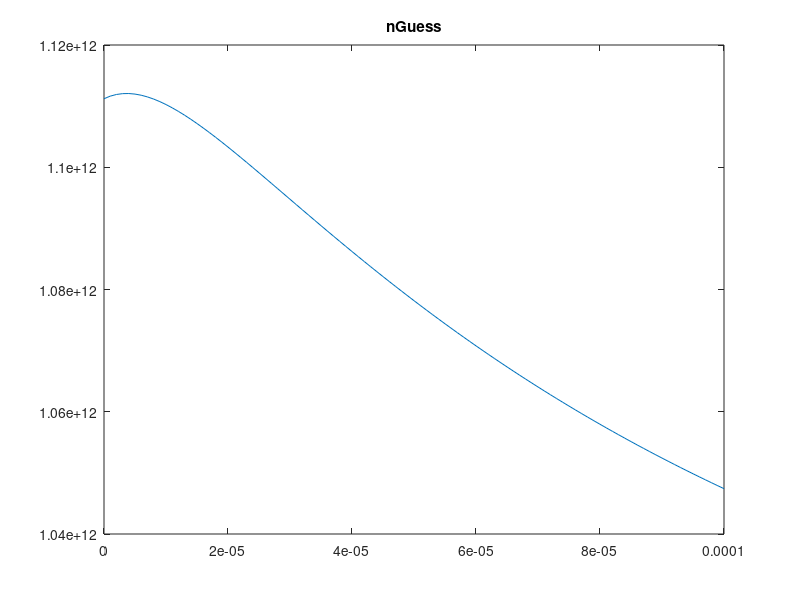
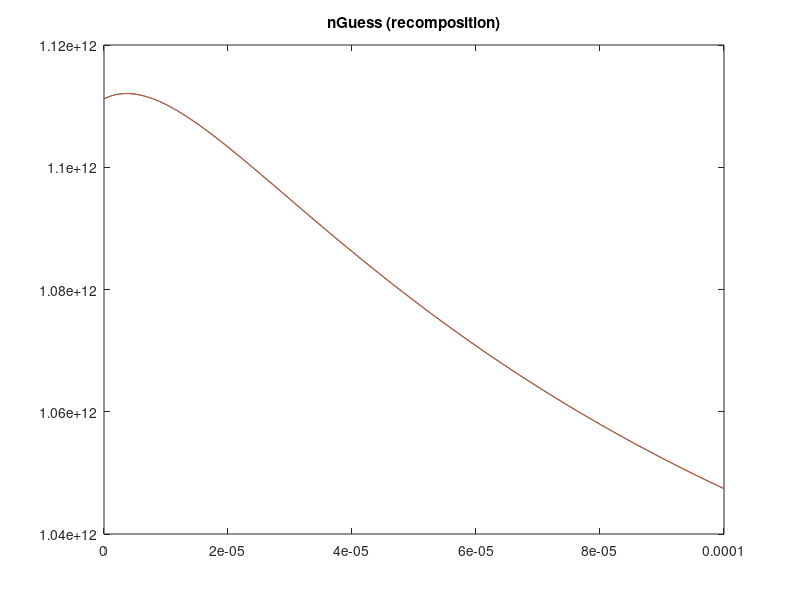
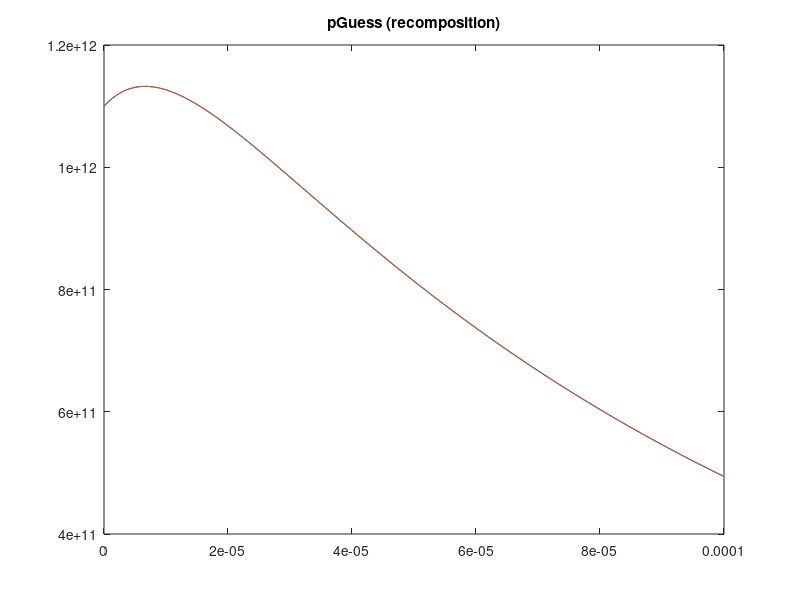

Write MATLAB code to recreate these figures, in order. (Note: this script raises an error after producing the figures.)
clear all
close all
t=cputime;
%profile on

%Version 1.0 of actual calculations
%Calculates the approximate solution of a known test function
%Uses numerical integration instead of symbolic integration
%The length of the testing regions can be varied
%The number of intervals can be varied
%The starting point of the testing region can be varied

%Collection of constants which may be useful

chi = 4.07; %(*electron affinity in eV*)
gamma = 5.47;  %(*ionization energy in eV*)
phi = chi + gamma/2; %(*work function in eV*)
Eg = gamma - chi;
ni = 2*10^6; %(*intrinsic carrier concentration in [1/cm^3]*)
me = 9.1*10^-31; %(*mass of electron  in kg*)
meffe = .067*me ;%(*mass in density of states for electrons [1]*)
meffh = .47*me; %(*mass in density of states for holes [1]*)
keV = 8.617*10^-5 ;%(*boltzmann  constant in eV/K*)
ksi = 1.38*10^-23; %(*boltzmann constant in J/K*)
T = 300; %(*Cell temperature in K*)
h = 6.626 * 10^-34;
Ec = -chi;
Ev = -gamma;
e0m = 8.854*10^-12;  %(*permittivity of free space in [s^4 A^2/m^3 kg]*)
e0 = e0m*10^-6; %(*permittivity of free space in [s^4 A^2/cm^3 kg]*)
er = 13.1; %(*permittivity ratio for a given material [1]*)
q = 1.6*10^-19; %(*Fundamental charge in C*)
taun = 10^-9; %(*electron lifetime in s*)
taup = 10^-9;%(*hole lifetime in s*)
mun = 8500; %(*electron mobility in cm^2/V s*)
mup = 400; %(*hole mobility in cm^2/V s*)
Dn = 220; %(*electron diffusivity in cm^2/s*)
Dp = 10; %(*hole diffusivity in cm^2/s*)
Sr = 10^5; %(*recombination velocity (in cm/s)*)
Wn = 10^-4; %(*Lenght of n-type region (in cm)*)
Wp = 10^-4; %(*Length of p-type region (in cm)*)


%Input the start and end points of the testing region and determine its
%length
startPoint = 0;
endPoint = Wn;
totalLength = endPoint-startPoint;

%Set number of intervals to divide domain into
numIntervals = 100;
intervalLength = totalLength/numIntervals;
dx = intervalLength;
maxIterations=1;
% Store node locations
node = startPoint:dx:totalLength;



%Random noise bounds
randLow=1;
randHigh=1;

Error=100;

filepath=strcat('stability test v9/rand',num2str(randLow),'/',num2str(numIntervals),'terms');
mkdir(filepath)

%(*Solar incidence data*)
alphaOpt = 10000; %(*/cm*) (*GaAs*)
Conc = 1;
Lflux = 2.0*10^17; %(*/cm^2 s *) (*photons absorbed by GaAs at 1 sun*)
R = 0.1; %(*reflection coefficient*)
Gop = @(x) alphaOpt*Conc*Lflux*(1 - R)*exp(-alphaOpt*(x));%(*/cm^3*) 


indexp = linspace(startPoint,totalLength+startPoint,numIntervals+1);
indexn = linspace(startPoint,totalLength+startPoint,numIntervals+1);

%Define general basis functions for interval 0 to 1
% Use inline functions; define generic basis functions and derivatives

%Phi function is chosen such that phi_right (f1) has f(0) = 1, f(1)=0, f'(0) = 1,
%f'(1)=0
%Phi function is chosen such that phi_left (f2) has f(0) = 0, f(1)=1, f'(0) = 1,
%f'(1)=0
%f1 = phi_right
%f2 = phi_left
f1 =@(x) (1-3.*(x/dx).^2+ 2.*(x/dx).^3);
f2 =@(x) (3*(x/dx).^2-2*(x/dx).^3); 

f1prime = @(x) (-6/dx^2.*(x) + 6/dx^3.*(x).^2);
f2prime = @(x) (6/dx^2.*(x) - 6/dx^3.*(x).^2);

f1primeprime = @(x) (-6/dx^2 + 12/dx^3.*(x));
f2primeprime = @(x) (6/dx^2 - 12/dx^3.*(x));

%Psi function is chosen such that psi_right (f3) has f'(0) = 1, f'(1)=0, f(0) =
%0, f(1)=0
%Psi function is chosen such that psi_left (f4) has f'(0) = 0, f'(1)=1, f(0) = 0,
%f(1)=0
%f3 = psi_left
%f4 = psi_right
f3 = @(x) ((x/dx)- 2*(x/dx).^2+(x/dx).^3)*dx;
f4 = @(x) (-(x/dx).^2+(x/dx).^3)*dx;


f3prime = @(x) (1/dx - 4/dx.^2.*(x) + 3/dx.^3.*(x).^2)*dx;
f4prime = @(x) (-2/dx^2.*(x) + 3/dx^3.*(x).^2)*dx;

f3primeprime = @(x) (-4/dx.^2 + 6/dx.^3.*(x))*dx;
f4primeprime = @(x) (-2/dx.^2 + 6/dx.^3.*(x))*dx;



%%%%%%%%%%%%%%%%%%%%%%%%%%%%%%%%%%%%%%%%%%%%%%%%%%%%%%%%%%%%%%%%%%%%%%%%%%%%%%
%Set up known n(x) and p(x) distributions
%%%%%%%%%%%%%%%%%%%%%%%%%%%%%%%%%%%%%%%%%%%%%%%%%%%%%%%%%%%%%%%%%%%%%%%%%%%%%%

%Maximum tolerable error in numeric integration steps, can be this large
%due to magnitude of most outputs (10^(large number))
Error = 100;

%Set up initial guess for p(x).  The curve goes has the vague shape of the
%expected output (peak near 0 and vaguely exponential).

%%%%%%%%%%%%%%%%%%%%%%%%%%%%%%%%%%%%%%%%%%%%%%%%%%
%NOTE: If pGuess is change, initial BCs for pGuess must also be changed
%%%%%%%%%%%%%%%%%%%%%%%%%%%%%%%%%%%%%%%%%%%%%%%%%%
p1=-2.4469*10^11;
p2=1.34584*10^12;
p3=-10^9;
gammap1=100000;
gammap2=10000;
gammap3=1;

%Symbolic form of pGuess
pGuess = @(x) p1*exp(-gammap1*x)+p2*exp(-gammap2*x)+p3*exp(-gammap3*x);

n1=-1.79577*10^10;
n2=1.29167*10^11;
n3=10^12;
gamman1=100000;
gamman2=10000;
gamman3=1;

%Symbolic form of nGuess
nGuess = @(x) n1*exp(-gamman1*x)+n2*exp(-gamman2*x)+n3*exp(-gamman3*x);

nprime = @(x) -(n1*gamman1*exp(-gamman1*x) + n2*gamman2*exp(-gamman2*x) + n3*gamman3*exp(-gamman3*x));
pprime = @(x) -(p1*gammap1*exp(-gammap1*x) + p2*gammap2*exp(-gammap2*x) + p3*gammap3*exp(-gammap3*x));

nprimeprime = @(x) (n1*gamman1*gamman1*exp(-gamman1*x) + n2*gamman2*gamman2*exp(-gamman2*x) + n3*gamman3*gamman3*exp(-gamman3*x));
pprimeprime = @(x) (p1*gammap1*gammap1*exp(-gammap1*x) + p2*gammap2*gammap2*exp(-gammap2*x) + p3*gammap3*gammap3*exp(-gammap3*x));

cn1 = Dn - ksi*T*mun/q;
cn2 = ksi*T*mun/q;

% cn2 = ksi*T*mun/q *diff(pGuess_syms, x)/pGuess_syms;
% cn3 = ksi*T*mun/q*(diff(pGuess_syms, x,2)/pGuess_syms - (diff(pGuess_syms, x)/pGuess_syms)^2) - 1/taun;

cp1 = ksi*T*mup/q - Dp;
cp2 = -ksi*T*mup/q;
cp3 = ksi*T*mup/q;

% cp2 = -ksi*T*mup/q*diff(nGuess_syms, x)/nGuess_syms;
% cp3 = ksi*T*mup/q*((diff(nGuess_syms, x)/nGuess_syms)^2 - diff(nGuess_syms, x,2)/nGuess_syms) - 1/taup;

Gopn = @(x) cn1.*(n1*(gamman1*gamman1)*exp(-gamman1*x) + n2*(gamman2*gamman2)*exp(-gamman2*x) + n3*(gamman3*gamman3)*exp(-gamman3*x))+cn2.*pprime(x)./pGuess(x).*(n1*(gamman1)*exp(-gamman1*x) + n2*(gamman2)*exp(-gamman2*x) + n3*(gamman3)*exp(-gamman3*x))+(ksi*T*mun/q*(pprimeprime(x)./pGuess(x) - (pprime(x)./pGuess(x)).^2) - 1/taun).*(n1*exp(-gamman1*x) + n2*exp(-gamman2*x) + n3*exp(-gamman3*x));
Gopp = @(x) cp1.*(p1*(gammap1*gammap1)*exp(-gammap1*x) + p2*(gammap2*gammap2)*exp(-gammap2*x) + p3*(gammap3*gammap3)*exp(-gammap3*x))+cp2.*nprime(x)./nGuess(x).*(p1*(gammap1)*exp(-gammap1*x) + p2*(gammap2)*exp(-gammap2*x) + p3*(gammap3)*exp(-gammap3*x))+(ksi*T*mup/q*((nprime(x)./nGuess(x)).^2 - nprimeprime(x)./nGuess(x)) - 1/taup).*(p1*exp(-gammap1*x) + p2*exp(-gammap2*x) + p3*exp(-gammap3*x));

fig2 = figure;
plot(node,nGuess(node)), title('nGuess')
saveas(fig2,strcat(filepath,'/nGuess.jpg'))


%Convert initial guess into form finite element composition
%This will allow it to be usable in later calculations

%Boundary conditions of test function put into form usable for the
%calculations below
 

%%%%%%%%%%%%%%%%%%%%%%%%%%%%%%%%%%%%%%%%%%%%%%%%%%%%%%%%%%%%%%%%%%%%%%%%%%%%
%Calculate composition of n(x) in finite element space
%%%%%%%%%%%%%%%%%%%%%%%%%%%%%%%%%%%%%%%%%%%%%%%%%%%%%%%%%%%%%%%%%%%%%%%%%%
%alpha is boundary conditions term, n'(0)=alpha*n(0)
alpha = nprime(0)/nGuess(0);

%beta is boundary condition term, n'(L) = beta n(L)
beta= nprime(totalLength)/nGuess(totalLength);

massmatrix = sparse(2*(numIntervals+1)-2,2*(numIntervals+1)-2);

massrhs = zeros(2*(numIntervals+1)-2,1);


for k = 1:numIntervals-2
	%%phi_righ*phi_right
	massmatrix(2*k,2*k) = massmatrix(2*k,2*k) + quad(@(x) f1((x-node(k+1))).*f1((x-node(k+1))),node(k+1),node(k+2));

	%% phi_right*phi_left
	massmatrix(2*k,2*(k+1)) = massmatrix(2*k,2*(k+1)) + quad(@(x) f1((x-node(k+1))).*f2((x-node(k+1))),node(k+1),node(k+2));

       
	%% phi_left*phi_right
	massmatrix(2*(k+1),2*(k)) = massmatrix(2*(k+1),2*(k)) + quad(@(x) f2((x-node(k+1))).*f1((x-node(k+1))),node(k+1),node(k+2));

	%% phi_left*phi_left
	massmatrix(2*(k+1),2*(k+1)) = massmatrix(2*(k+1),2*(k+1)) + quad(@(x) f2((x-node(k+1))).*f2((x-node(k+1))),node(k+1),node(k+2)); 

    
    
	%% phi_right*psi_right
	massmatrix(2*k,2*k+1) = massmatrix(2*k,2*k+1) + quad(@(x) f1((x-node(k+1))).*f3((x-node(k+1))),node(k+1),node(k+2));

	%% phi_right*psi_left
	massmatrix(2*k,2*(k+1)+1) = massmatrix(2*k,2*(k+1)+1) + quad(@(x) f1((x-node(k+1))).*f4((x-node(k+1))),node(k+1),node(k+2));

    
    
	%% phi_left*psi_right
	massmatrix(2*(k+1),2*k+1) = massmatrix(2*(k+1),2*k+1) + quad(@(x) f2((x-node(k+1))).*f3((x-node(k+1))),node(k+1),node(k+2));

	%% phi_left*psi_left
	massmatrix(2*(k+1),2*(k+1)+1) = massmatrix(2*(k+1),2*(k+1)+1) + quad(@(x) f2((x-node(k+1))).*f4((x-node(k+1))),node(k+1),node(k+2));

    
    
    %psi_right*phi_right
    massmatrix(2*k+1,2*k) = massmatrix(2*k+1,2*k) + quad(@(x) f3((x-node(k+1))).*f1((x-node(k+1))),node(k+1),node(k+2));
    
    %psi_right*phi_left
    massmatrix(2*k+1,2*(k+1))=massmatrix(2*k+1,2*(k+1)) + quad(@(x) f3((x-node(k+1))).*f2((x-node(k+1))),node(k+1),node(k+2));
    
    
    
    %psi_left*phi_right
    massmatrix(2*(k+1)+1,2*k)=massmatrix(2*(k+1)+1,2*k) + quad(@(x) f4((x-node(k+1))).*f1((x-node(k+1))),node(k+1),node(k+2));
    
    %psi_left*psi_left
    massmatrix(2*(k+1)+1,2*(k+1))=massmatrix(2*(k+1)+1,2*(k+1)) + quad(@(x) f4((x-node(k+1))).*f2((x-node(k+1))),node(k+1),node(k+2));  
    
    
    
	%% psi_right*psi_right
	massmatrix(2*k+1,2*k+1) = massmatrix(2*k+1,2*k+1) + quad(@(x) f3((x-node(k+1))).*f3((x-node(k+1))),node(k+1),node(k+2));

	%% psi_right*psi_left
	massmatrix(2*k+1,2*(k+1)+1) = massmatrix(2*k+1,2*(k+1)+1) + quad(@(x) f3((x-node(k+1))).*f4((x-node(k+1))),node(k+1),node(k+2));

    
    
	%% psi_left*psi_right
	massmatrix(2*(k+1)+1,2*k+1) = massmatrix(2*(k+1)+1,2*k+1) + quad(@(x) f4((x-node(k+1))).*f3((x-node(k+1))),node(k+1),node(k+2));

	%% psi_left*psi_right
	massmatrix(2*(k+1)+1,2*(k+1)+1) = massmatrix(2*(k+1)+1,2*(k+1)+1) + quad(@(x) f4((x-node(k+1))).*f4((x-node(k+1))),node(k+1),node(k+2));

    
    
	%% Phi(k-1) n
	massrhs(2*k) =      massrhs(2*k) +        quad(@(x) f1((x-node(k+1))).*nGuess(x),node(k+1),node(k+2));
	%% Phi(k) n
	massrhs(2*(k+1)) =  massrhs(2*(k+1)) +    quad(@(x) f2((x-node(k+1))).*nGuess(x),node(k+1),node(k+2));
	%% Psi(k-1) n
	massrhs(2*k+1) =    massrhs(2*k+1) +      quad(@(x) f3((x-node(k+1))).*nGuess(x),node(k+1),node(k+2));
	%% Psi(k) n
	massrhs(2*(k+1)+1) = massrhs(2*(k+1)+1) + quad(@(x) f4((x-node(k+1))).*nGuess(x),node(k+1),node(k+2));

end

%Handle 1st interval 'half case'
massmatrix(1,1) = quad(@(x) (f1((x-node(1))) + alpha*f3((x-node(1)))).*(f1((x-node(1))) + alpha*f3((x-node(1)))),node(1),node(1)+dx);
massmatrix(1,2) = quad(@(x) (f1((x-node(1))) + alpha*f3((x-node(1)))).*f2((x-node(1))),node(1),node(1)+dx);
massmatrix(2,1) = quad(@(x) (f1((x-node(1))) + alpha*f3((x-node(1)))).*f2((x-node(1))),node(1),node(1)+dx);
massmatrix(1,3) = quad(@(x) (f1((x-node(1))) + alpha*f3((x-node(1)))).*f4((x-node(1))),node(1),node(1)+dx);
massmatrix(3,1) = quad(@(x) (f1((x-node(1))) + alpha*f3((x-node(1)))).*f4((x-node(1))),node(1),node(1)+dx);

massmatrix(2,2) = massmatrix(2,2) + quad(@(x) f2(x-node(1)).*f2(x-node(1)),node(1),node(1)+dx);
massmatrix(2,3) = massmatrix(2,3) + quad(@(x) f2(x-node(1)).*f4(x-node(1)),node(1),node(1)+dx);
massmatrix(3,2) = massmatrix(3,2) + quad(@(x) f2(x-node(1)).*f4(x-node(1)),node(1),node(1)+dx);
massmatrix(3,3) = massmatrix(3,3) + quad(@(x) f4(x-node(1)).*f4(x-node(1)),node(1),node(1)+dx);

massrhs(1) = massrhs(1) + quad(@(x) (f1((x-node(1))) + alpha*f3((x-node(1)))).*nGuess(x),node(1),node(1)+dx);
massrhs(2) = massrhs(2) + quad(@(x) f2((x-node(1))).*nGuess(x),node(1),node(1)+dx);
massrhs(3) = massrhs(3) + quad(@(x) f4((x-node(1))).*nGuess(x),node(1),node(1)+dx);

%Handle last interval 'half case'
last = 2*(numIntervals+1)-2;

massmatrix(last,last) = quad(@(x) (f2((x-node(end)+dx)) + beta*f4((x-node(end)+dx))).*(f2((x-node(end)+dx)) + beta*f4((x-node(end)+dx))),node(end)-dx,node(end));
massmatrix(last,last-2) = quad(@(x) (f2((x-node(end)+dx)) + beta*f4((x-node(end)+dx))).*f1((x-node(end)+dx)),node(end)-dx,node(end));
massmatrix(last-2,last) = quad(@(x) (f2((x-node(end)+dx)) + beta*f4((x-node(end)+dx))).*f1((x-node(end)+dx)),node(end)-dx,node(end));
massmatrix(last,last-1) = quad(@(x) (f2((x-node(end)+dx)) + beta*f4((x-node(end)+dx))).*f3((x-node(end)+dx)),node(end)-dx,node(end));
massmatrix(last-1,last) = quad(@(x) (f2((x-node(end)+dx)) + beta*f4((x-node(end)+dx))).*f3((x-node(end)+dx)),node(end)-dx,node(end));

massmatrix(last-2,last-2) = massmatrix(last-2,last-2) + quad(@(x) f1((x-node(end)+dx)).*f1((x-node(end)+dx)),node(end)-dx,node(end));
massmatrix(last-2,last-1) = massmatrix(last-2,last-1) + quad(@(x) f1((x-node(end)+dx)).*f3((x-node(end)+dx)),node(end)-dx,node(end));
massmatrix(last-1,last-2) = massmatrix(last-1,last-2) + quad(@(x) f1((x-node(end)+dx)).*f3((x-node(end)+dx)),node(end)-dx,node(end));
massmatrix(last-1,last-1) = massmatrix(last-1,last-1) + quad(@(x) f3((x-node(end)+dx)).*f3((x-node(end)+dx)),node(end)-dx,node(end));

massrhs(last) = massrhs(last)+ quad(@(x) (f2((x-node(end)+dx)) + beta*f4((x-node(end)+dx))).*nGuess(x),node(end)-dx,node(end));

massrhs(last-2) = massrhs(last-2) + quad(@(x) f1((x-node(end)+dx)).*nGuess(x),node(end)-dx,node(end));
massrhs(last-1) = massrhs(last-1) + quad(@(x) f3((x-node(end)+dx)).*nGuess(x),node(end)-dx,node(end));





%%%%%%%%%%%%%%%%%%%%%%%%%%%%%%%%%%%%%%%%%%%%%%%%%%%%%%%%%%%%%%%%%%%%%%%%%%%%
%Calculate composition of p(x) in finite element space
%%%%%%%%%%%%%%%%%%%%%%%%%%%%%%%%%%%%%%%%%%%%%%%%%%%%%%%%%%%%%%%%%%%%%%%%%%
%alpha is boundary conditions term, p'(0)=alphap*p(0)
alphap = pprime(0)/pGuess(0);

%beta is boundary condition term, p'(L) = betap p(L)
betap= pprime(totalLength)/pGuess(totalLength);

massmatrixp = sparse(2*(numIntervals+1)-2,2*(numIntervals+1)-2);

massrhsp = zeros(2*(numIntervals+1)-2,1);


for k = 1:numIntervals-2
	%%phi_righ*phi_right
	massmatrixp(2*k,2*k) = massmatrixp(2*k,2*k) + quad(@(x) f1((x-node(k+1))).*f1((x-node(k+1))),node(k+1),node(k+2),Error);

	%% phi_right*phi_left
	massmatrixp(2*k,2*(k+1)) = massmatrixp(2*k,2*(k+1)) + quad(@(x) f1((x-node(k+1))).*f2((x-node(k+1))),node(k+1),node(k+2),Error);

       
	%% phi_left*phi_right
	massmatrixp(2*(k+1),2*(k)) = massmatrixp(2*(k+1),2*(k)) + quad(@(x) f2((x-node(k+1))).*f1((x-node(k+1))),node(k+1),node(k+2),Error);

	%% phi_left*phi_left
	massmatrixp(2*(k+1),2*(k+1)) = massmatrixp(2*(k+1),2*(k+1)) + quad(@(x) f2((x-node(k+1))).*f2((x-node(k+1))),node(k+1),node(k+2),Error); 

    
    
	%% phi_right*psi_right
	massmatrixp(2*k,2*k+1) = massmatrixp(2*k,2*k+1) + quad(@(x) f1((x-node(k+1))).*f3((x-node(k+1))),node(k+1),node(k+2),Error);

	%% phi_right*psi_left
	massmatrixp(2*k,2*(k+1)+1) = massmatrixp(2*k,2*(k+1)+1) + quad(@(x) f1((x-node(k+1))).*f4((x-node(k+1))),node(k+1),node(k+2),Error);

    
    
	%% phi_left*psi_right
	massmatrixp(2*(k+1),2*k+1) = massmatrixp(2*(k+1),2*k+1) + quad(@(x) f2((x-node(k+1))).*f3((x-node(k+1))),node(k+1),node(k+2),Error);

	%% phi_left*psi_left
	massmatrixp(2*(k+1),2*(k+1)+1) = massmatrixp(2*(k+1),2*(k+1)+1) + quad(@(x) f2((x-node(k+1))).*f4((x-node(k+1))),node(k+1),node(k+2),Error);

    
    
    %psi_right*phi_right
    massmatrixp(2*k+1,2*k) = massmatrixp(2*k+1,2*k) + quad(@(x) f3((x-node(k+1))).*f1((x-node(k+1))),node(k+1),node(k+2),Error);
    
    %psi_right*phi_left
    massmatrixp(2*k+1,2*(k+1))=massmatrixp(2*k+1,2*(k+1)) + quad(@(x) f3((x-node(k+1))).*f2((x-node(k+1))),node(k+1),node(k+2),Error);
    
    
    
    %psi_left*phi_right
    massmatrixp(2*(k+1)+1,2*k)=massmatrixp(2*(k+1)+1,2*k) + quad(@(x) f4((x-node(k+1))).*f1((x-node(k+1))),node(k+1),node(k+2),Error);
    
    %psi_left*psi_left
    massmatrixp(2*(k+1)+1,2*(k+1))=massmatrixp(2*(k+1)+1,2*(k+1)) + quad(@(x) f4((x-node(k+1))).*f2((x-node(k+1))),node(k+1),node(k+2),Error);  
    
    
    
	%% psi_right*psi_right
	massmatrixp(2*k+1,2*k+1) = massmatrixp(2*k+1,2*k+1) + quad(@(x) f3((x-node(k+1))).*f3((x-node(k+1))),node(k+1),node(k+2),Error);

	%% psi_right*psi_left
	massmatrixp(2*k+1,2*(k+1)+1) = massmatrixp(2*k+1,2*(k+1)+1) + quad(@(x) f3((x-node(k+1))).*f4((x-node(k+1))),node(k+1),node(k+2),Error);

    
    
	%% psi_left*psi_right
	massmatrixp(2*(k+1)+1,2*k+1) = massmatrixp(2*(k+1)+1,2*k+1) + quad(@(x) f4((x-node(k+1))).*f3((x-node(k+1))),node(k+1),node(k+2),Error);

	%% psi_left*psi_right
	massmatrixp(2*(k+1)+1,2*(k+1)+1) = massmatrixp(2*(k+1)+1,2*(k+1)+1) + quad(@(x) f4((x-node(k+1))).*f4((x-node(k+1))),node(k+1),node(k+2),Error);

    
    
	%% Phi(k-1) n
	massrhsp(2*k) =      massrhsp(2*k) +        quad(@(x) f1((x-node(k+1))).*pGuess(x),node(k+1),node(k+2),Error);
	%% Phi(k) n
	massrhsp(2*(k+1)) =  massrhsp(2*(k+1)) +    quad(@(x) f2((x-node(k+1))).*pGuess(x),node(k+1),node(k+2),Error);
	%% Psi(k-1) n
	massrhsp(2*k+1) =    massrhsp(2*k+1) +      quad(@(x) f3((x-node(k+1))).*pGuess(x),node(k+1),node(k+2),Error);
	%% Psi(k) n
	massrhsp(2*(k+1)+1) = massrhsp(2*(k+1)+1) + quad(@(x) f4((x-node(k+1))).*pGuess(x),node(k+1),node(k+2),Error);

end
    
%Handle 1st interval 'half case'
massmatrixp(1,1) = quad(@(x) (f1((x-node(1))) + alphap*f3((x-node(1)))).*(f1((x-node(1))) + alphap*f3((x-node(1)))),node(1),node(1)+dx,Error);
massmatrixp(1,2) = quad(@(x) (f1((x-node(1))) + alphap*f3((x-node(1)))).*f2((x-node(1))),node(1),node(1)+dx,Error);
massmatrixp(2,1) = quad(@(x) (f1((x-node(1))) + alphap*f3((x-node(1)))).*f2((x-node(1))),node(1),node(1)+dx,Error);
massmatrixp(1,3) = quad(@(x) (f1((x-node(1))) + alphap*f3((x-node(1)))).*f4((x-node(1))),node(1),node(1)+dx,Error);
massmatrixp(3,1) = quad(@(x) (f1((x-node(1))) + alphap*f3((x-node(1)))).*f4((x-node(1))),node(1),node(1)+dx,Error);

massmatrixp(2,2) = massmatrixp(2,2) + quad(@(x) f2(x).*f2(x),node(1),node(1)+dx,Error);
massmatrixp(2,3) = massmatrixp(2,3) + quad(@(x) f2(x).*f4(x),node(1),node(1)+dx,Error);
massmatrixp(3,2) = massmatrixp(3,2) + quad(@(x) f2(x).*f4(x),node(1),node(1)+dx,Error);
massmatrixp(3,3) = massmatrixp(3,3) + quad(@(x) f4(x).*f4(x),node(1),node(1)+dx,Error);

massrhsp(1) = massrhsp(1) + quad(@(x) (f1((x-node(1))) + alphap*f3((x-node(1)))).*pGuess(x),node(1),node(1)+dx,Error);
massrhsp(2) = massrhsp(2) + quad(@(x) f2((x-node(1))).*pGuess(x),node(1),node(1)+dx,Error);
massrhsp(3) = massrhsp(3) + quad(@(x) f4((x-node(1))).*pGuess(x),node(1),node(1)+dx,Error);

%Handle last interval 'half case'
last = 2*(numIntervals+1)-2;
massmatrixp(last,last)   = quad(@(x) (f2((x-node(end)+dx)) + betap*f4((x-node(end)+dx))).*(f2((x-node(end)+dx)) + betap*f4((x-node(end)+dx))),node(end)-dx,node(end),Error);
massmatrixp(last,last-2) = quad(@(x) (f2((x-node(end)+dx)) + betap*f4((x-node(end)+dx))).*f1((x-node(end)+dx)),node(end)-dx,node(end),Error);
massmatrixp(last-2,last) = quad(@(x) (f2((x-node(end)+dx)) + betap*f4((x-node(end)+dx))).*f1((x-node(end)+dx)),node(end)-dx,node(end),Error);
massmatrixp(last,last-1) = quad(@(x) (f2((x-node(end)+dx)) + betap*f4((x-node(end)+dx))).*f3((x-node(end)+dx)),node(end)-dx,node(end),Error);
massmatrixp(last-1,last) = quad(@(x) (f2((x-node(end)+dx)) + betap*f4((x-node(end)+dx))).*f3((x-node(end)+dx)),node(end)-dx,node(end),Error);

massmatrixp(last-2,last-2) = massmatrixp(last-2,last-2) + quad(@(x) f1((x-node(end)+dx)).*f1((x-node(end)+dx)),node(end)-dx,node(end),Error);
massmatrixp(last-2,last-1) = massmatrixp(last-2,last-1) + quad(@(x) f1((x-node(end)+dx)).*f3((x-node(end)+dx)),node(end)-dx,node(end),Error);
massmatrixp(last-1,last-2) = massmatrixp(last-1,last-2) + quad(@(x) f1((x-node(end)+dx)).*f3((x-node(end)+dx)),node(end)-dx,node(end),Error);
massmatrixp(last-1,last-1) = massmatrixp(last-1,last-1) + quad(@(x) f3((x-node(end)+dx)).*f3((x-node(end)+dx)),node(end)-dx,node(end),Error);

massrhsp(last) =   massrhsp(last)+    quad(@(x) (f2((x-node(end)+dx)) + betap*f4((x-node(end)+dx))).*pGuess(x),node(end)-dx,node(end),Error);
massrhsp(last-2) = massrhsp(last-2) + quad(@(x) f1((x-node(end)+dx)).*pGuess(x),node(end)-dx,node(end),Error);
massrhsp(last-1) = massrhsp(last-1) +  quad(@(x) f3((x-node(end)+dx)).*pGuess(x),node(end)-dx,node(end),Error);




%%%%%%%%%%%%%%%%%%%%%%%%%%%%%%%%%%%%%%%%%%%%%%%%%%%%%%%%%%%%%%%%%%%%%%%
%Perform final calcs
%%%%%%%%%%%%%%%%%%%%%%%%%%%%%%%%%%%%%%%%%%%%%%%%%%%%%%%%%%%%%%%%%%%%%%%%%

%Solve simultaneous equations for basis function coefficients
Coeffsn = massmatrix\massrhs;
Coeffsp = massmatrixp\massrhsp;

%Collect Cj's in an array for display purposes
Cnjs = zeros(1,numIntervals+1);
Dnjs = zeros(1,numIntervals+1);

for index=2:length(Cnjs)-1
   Cnjs(1,index) = Coeffsn(2*index-2);
   Dnjs(1,index) = Coeffsn(2*index-1);
end

%%%%%%%%%%%%%%%%%%%%%%%%%%%%%%%%%%%%%%%%%%%%
%Add in BC values omitted from calcs
%%%%%%%%%%%%%%%%%%%%%%%%%%%%%%%%%%%%%%%%%%%%%
Cnjs(1,1) = Coeffsn(1);
Dnjs(1,1) = alpha*Coeffsn(1);
Cnjs(1,numIntervals+1) = Coeffsn(length(Coeffsn));
Dnjs(1,numIntervals+1) = beta*Coeffsn(length(Coeffsn));


%Collect Cj's in an array for display purposes
Cpjs = zeros(1,numIntervals+1);
Dpjs = zeros(1,numIntervals+1);

for index=2:length(Cnjs)-1
   Cpjs(1,index) = Coeffsp(2*index-2);
   Dpjs(1,index) = Coeffsp(2*index-1);
end

%%%%%%%%%%%%%%%%%%%%%%%%%%%%%%%%%%%%%%%%%%%%
%Add in BC values omitted from calcs
%%%%%%%%%%%%%%%%%%%%%%%%%%%%%%%%%%%%%%%%%%%%%
Cpjs(1,1) = Coeffsp(1);
Dpjs(1,1) = alphap*Coeffsp(1);
Cpjs(1,numIntervals+1) = Coeffsp(length(Coeffsp));
Dpjs(1,numIntervals+1) = betap*Coeffsp(length(Coeffsp));

InitialCnjs = Cnjs;
InitialDnjs = Dnjs;
InitialCpjs = Cpjs;
InitialDpjs = Dpjs;

fig4 = figure;
plot(indexn,Cnjs,node,nGuess(node)),title('nGuess (recomposition)');
saveas(fig4,strcat(filepath,'/nGuess_recomposition.jpg'))

fig5 = figure;
plot(indexn,Cpjs,node,pGuess(node)),title('pGuess (recomposition)');
saveas(fig5,strcat(filepath,'/pGuess_recomposition.jpg'))


%%%%%%%%%%%%%%%%%%%%%%%%%%%%%%%%%%%%%%%%%%%%%%%%%%%%%%%%%%%%%%%%%%%%%%%%%%%%%%
%General BCs for calculated solutions
%%%%%%%%%%%%%%%%%%%%%%%%%%%%%%%%%%%%%%%%%%%%%%%%%%%%%%%%%%%%%%%%%%%%%%%%%%%%%%

%alpha is boundary conditions term, n'(0)=alpha*n(0)
alphan = Sr/Dn;

%beta is boundary condition term, n'(L) = beta n(L)
betan = -Sr/Dn;

%alpha is boundary conditions term, p'(0)=alpha*p(0)
alphap = Sr/Dp;
%beta is boundary condition term, p'(L) = beta p(L)
betap = -Sr/Dp;

%pGuess = matlabFunction(pGuess_syms);
%%%%%%%%%%%%%%%%%%%%%%%%%%%%%%%%%%%%%%%%%%%%%%%%%%%%%%%%%%%%%%%%%%%%%%%%%%%%%%%
%End BCs
%%%%%%%%%%%%%%%%%%%%%%%%%%%%%%%%%%%%%%%%%%%%%%%%%%%%%%%%%%%%%%%%%%%%%%%%%%%%%%%
 
%%%%%%%%%%%%%%%%%%%%%%%%%%%%%%%%%%%%%%%%%%%%%%%%%%%%%%%%%%%%%%%%%%%%%%%%%%%%%%%
%Calculates for RHS of equation (forcing function times test functions)
%This calculation is performed outside the iterative loop, as it will not
%change over the course of changing p(x), n(x)
%%%%%%%%%%%%%%%%%%%%%%%%%%%%%%%%%%%%%%%%%%%%%%%%%%%%%%%%%%%%%%%%%%%%%%%%%%%%%%%

    
RHS = Gopn;

%Generate matrix of test functions against RHS of equation
rhs_matrix = zeros(2*(numIntervals+1)-2,1);

for k = 1:numIntervals-2
   	%% Phi(k-1) n
	rhs_matrix(2*k) =      rhs_matrix(2*k) +        quad(@(x) f1((x-node(k+1))).*RHS(x),node(k+1),node(k+2),Error);
	%% Phi(k) n
	rhs_matrix(2*(k+1)) =  rhs_matrix(2*(k+1)) +    quad(@(x) f2((x-node(k+1))).*RHS(x),node(k+1),node(k+2),Error);
	%% Psi(k-1) n
	rhs_matrix(2*k+1) =    rhs_matrix(2*k+1) +      quad(@(x) f3((x-node(k+1))).*RHS(x),node(k+1),node(k+2),Error);
	%% Psi(k) n
	rhs_matrix(2*(k+1)+1) = rhs_matrix(2*(k+1)+1) + quad(@(x) f4((x-node(k+1))).*RHS(x),node(k+1),node(k+2),Error);    
end

rhs_matrix(1) = rhs_matrix(1) + quad(@(x) (f1((x-node(1))) + alphan*f3((x-node(1)))).*RHS(x),node(1),node(1)+dx,Error);
rhs_matrix(2) = rhs_matrix(2) + quad(@(x) f2((x-node(1))).*RHS(x),node(1),node(1)+dx,Error);
rhs_matrix(3) = rhs_matrix(3) + quad(@(x) f4((x-node(1))).*RHS(x),node(1),node(1)+dx,Error);


rhs_matrix(last) = rhs_matrix(last) + quad(@(x) (f2((x-node(end)+dx)) + betan*f4((x-node(end)+dx))).*RHS(x),node(end)-dx,node(end),Error);
rhs_matrix(last-2) = rhs_matrix(last-2) + quad(@(x) f1((x-node(end)+dx)).*RHS(x),node(end)-dx,node(end),Error);
rhs_matrix(last-1) = rhs_matrix(last-1) + quad(@(x) f3((x-node(end)+dx)).*RHS(x),node(end)-dx,node(end),Error);
 
RHSOutn =rhs_matrix;


%%%%%%%%%%%%%%%%%%%%%%%%%%%%%%%%%%%%%%%%%%%%%%%%%%%%%%%%%%%%%%%%%%%%%%%%%%%%%%%
%End RHS calculations
%%%%%%%%%%%%%%%%%%%%%%%%%%%%%%%%%%%%%%%%%%%%%%%%%%%%%%%%%%%%%%%%%%%%%%%%%%%%%%%

% %%%%%%%%%%%%%%%%%%%%%%%%%%%%%%%%%%%%%%%%%%%%%%%%%%%%%%%%%%%%%%%%%%%%%%%%%%%%%%
% %Fill matrix associated with n''(x) term
% %Performed outside iterative loop because this term is not influenced by
% %p(x) or n(x).  Should not change over calculations.
% %%%%%%%%%%%%%%%%%%%%%%%%%%%%%%%%%%%%%%%%%%%%%%%%%%%%%%%%%%%%%%%%%%%%%%%%%%%%%%
% %Front end coefficient of n''(x) term
    Cn1=Dn - ksi*T*mun/q;

matrix1 = sparse(2*(numIntervals+1)-2,2*(numIntervals+1)-2);

% 
% for k = 1:numIntervals-2
% 	%%phi_righ*phi_right
% 	matrix1(2*k,2*k) = matrix1(2*k,2*k) + quad(@(x) f1((x-node(k+1))).*f1primeprime((x-node(k+1))),node(k+1),node(k+2),Error);
% 
% 	%% phi_right*phi_left
% 	matrix1(2*k,2*(k+1)) = matrix1(2*k,2*(k+1)) + quad(@(x) f1((x-node(k+1))).*f2primeprime((x-node(k+1))),node(k+1),node(k+2),Error);
% 
%        
% 	%% phi_left*phi_right
% 	matrix1(2*(k+1),2*(k)) = matrix1(2*(k+1),2*(k)) + quad(@(x) f2((x-node(k+1))).*f1primeprime((x-node(k+1))),node(k+1),node(k+2),Error);
% 
% 	%% phi_left*phi_left
% 	matrix1(2*(k+1),2*(k+1)) = matrix1(2*(k+1),2*(k+1)) + quad(@(x) f2((x-node(k+1))).*f2primeprime((x-node(k+1))),node(k+1),node(k+2),Error); 
% 
%     
%     
% 	%% phi_right*psi_right
% 	matrix1(2*k,2*k+1) = matrix1(2*k,2*k+1) + quad(@(x) f1((x-node(k+1))).*f3primeprime((x-node(k+1))),node(k+1),node(k+2),Error);%
% 
% 	%% phi_right*psi_left
% 	matrix1(2*k,2*(k+1)+1) = matrix1(2*k,2*(k+1)+1) + quad(@(x) f1((x-node(k+1))).*f4primeprime((x-node(k+1))),node(k+1),node(k+2),Error);
% 
%     
%     
% 	%% phi_left*psi_right
% 	matrix1(2*(k+1),2*k+1) = matrix1(2*(k+1),2*k+1) + quad(@(x) f2((x-node(k+1))).*f3primeprime((x-node(k+1))),node(k+1),node(k+2),Error);
% 
% 	%% phi_left*psi_left
% 	matrix1(2*(k+1),2*(k+1)+1) = matrix1(2*(k+1),2*(k+1)+1) + quad(@(x) f2((x-node(k+1))).*f4primeprime((x-node(k+1))),node(k+1),node(k+2),Error);%
% 
%     
%     
%     %psi_right*phi_right
%     matrix1(2*k+1,2*k) = matrix1(2*k+1,2*k) + quad(@(x)  f3((x-node(k+1))).*f1primeprime((x-node(k+1))),node(k+1),node(k+2),Error);%
%     
%     %psi_right*phi_left
%     matrix1(2*k+1,2*(k+1))=matrix1(2*k+1,2*(k+1)) + quad(@(x) f3((x-node(k+1))).*f2primeprime((x-node(k+1))),node(k+1),node(k+2),Error);
%     
%     
%     
%     %psi_left*phi_right
%     matrix1(2*(k+1)+1,2*k)=matrix1(2*(k+1)+1,2*k) + quad(@(x) f4((x-node(k+1))).*f1primeprime((x-node(k+1))),node(k+1),node(k+2),Error);
%     
%     %psi_left*psi_left
%     matrix1(2*(k+1)+1,2*(k+1))=matrix1(2*(k+1)+1,2*(k+1)) + quad(@(x) f4((x-node(k+1))).*f2primeprime((x-node(k+1))),node(k+1),node(k+2),Error);  %
%     
%     
%     
% 	%% psi_right*psi_right
% 	matrix1(2*k+1,2*k+1) = matrix1(2*k+1,2*k+1) + quad(@(x) f3((x-node(k+1))).*f3primeprime((x-node(k+1))),node(k+1),node(k+2),Error);
% 
% 	%% psi_right*psi_left
% 	matrix1(2*k+1,2*(k+1)+1) = matrix1(2*k+1,2*(k+1)+1) + quad(@(x) f3((x-node(k+1))).*f4primeprime((x-node(k+1))),node(k+1),node(k+2),Error);
% 
%     
%     
% 	%% psi_left*psi_right
% 	matrix1(2*(k+1)+1,2*k+1) = matrix1(2*(k+1)+1,2*k+1) + quad(@(x) f4((x-node(k+1))).*f3primeprime((x-node(k+1))),node(k+1),node(k+2),Error);
% 
% 	%% psi_left*psi_right
% 	matrix1(2*(k+1)+1,2*(k+1)+1) = matrix1(2*(k+1)+1,2*(k+1)+1) + quad(@(x) f4((x-node(k+1))).*f4primeprime((x-node(k+1))),node(k+1),node(k+2),Error);
% end
% 
% %Handle 1st interval 'half case'
% matrix1(1,1) = quad(@(x) (f1((x-node(1))) + alphan*f3((x-node(1)))).*(f1primeprime((x-node(1))) + alphan*f3primeprime((x-node(1)))),node(1),node(1)+dx,Error);
% matrix1(1,2) = quad(@(x) (f1((x-node(1))) + alphan*f3((x-node(1)))).*f2primeprime((x-node(1))),node(1),node(1)+dx,Error);
% matrix1(1,3) = quad(@(x) (f1((x-node(1))) + alphan*f3((x-node(1)))).*f4primeprime((x-node(1))),node(1),node(1)+dx,Error);
% matrix1(2,1) = quad(@(x) (f1primeprime((x-node(1))) + alphan*f3primeprime((x-node(1)))).*f2((x-node(1))),node(1),node(1)+dx,Error);
% matrix1(3,1) = quad(@(x) (f1primeprime((x-node(1))) + alphan*f3primeprime((x-node(1)))).*f4((x-node(1))),node(1),node(1)+dx,Error);
% 
% matrix1(2,2) = matrix1(2,2) + quad(@(x) f2(x).*f2primeprime(x),node(1),node(1)+dx,Error);
% matrix1(2,3) = matrix1(2,3) + quad(@(x) f2(x).*f4primeprime(x),node(1),node(1)+dx,Error);
% matrix1(3,2) = matrix1(3,2) + quad(@(x) f2primeprime(x).*f4(x),node(1),node(1)+dx,Error);
% matrix1(3,3) = matrix1(3,3) + quad(@(x) f4(x).*f4primeprime(x),node(1),node(1)+dx,Error);
% 
% %Handle last interval 'half case'
% matrix1(last,last) =   quad(@(x) (f2((x-node(end)+dx)) + betan*f4((x-node(end)+dx))).*(f2primeprime((x-node(end)+dx)) + betan*f4primeprime((x-node(end)+dx))),node(end)-dx,node(end),Error);
% matrix1(last,last-2) = quad(@(x) (f2((x-node(end)+dx)) + betan*f4((x-node(end)+dx))).*f1primeprime((x-node(end)+dx)),node(end)-dx,node(end),Error);
% matrix1(last,last-1) = quad(@(x) (f2((x-node(end)+dx)) + betan*f4((x-node(end)+dx))).*f3primeprime((x-node(end)+dx)),node(end)-dx,node(end),Error);
% matrix1(last-2,last) = quad(@(x) (f2primeprime((x-node(end)+dx)) + betan*f4primeprime((x-node(end)+dx))).*f1((x-node(end)+dx)),node(end)-dx,node(end),Error);
% matrix1(last-1,last) = quad(@(x) (f2primeprime((x-node(end)+dx)) + betan*f4primeprime((x-node(end)+dx))).*f3((x-node(end)+dx)),node(end)-dx,node(end),Error);
% 
% matrix1(last-2,last-2) = matrix1(last-2,last-2) + quad(@(x) f1primeprime((x-node(end)+dx)).*f1((x-node(end)+dx)),node(end)-dx,node(end),Error);
% matrix1(last-2,last-1) = matrix1(last-2,last-1) + quad(@(x) f1((x-node(end)+dx)).*f3primeprime((x-node(end)+dx)),node(end)-dx,node(end),Error);
% matrix1(last-1,last-2) = matrix1(last-1,last-2) + quad(@(x) f1primeprime((x-node(end)+dx)).*f3((x-node(end)+dx)),node(end)-dx,node(end),Error);
% matrix1(last-1,last-1) = matrix1(last-1,last-1) + quad(@(x) f3primeprime((x-node(end)+dx)).*f3((x-node(end)+dx)),node(end)-dx,node(end),Error);   

    Matrix1Finaln = Cn1*matrix1;
% %%%%%%%%%%%%%%%%%%%%%%%%%%%%%%%%%%%%%%%%%%%%%%%%%%%%%%%%%%%%%%%%%%%%%%%%%%%%%%%%
% %End matrix of n''(x) term
% %%%%%%%%%%%%%%%%%%%%%%%%%%%%%%%%%%%%%%%%%%%%%%%%%%%%%%%%%%%%%%%%%%%%%%%%%%%%%%%%
 

%%%%%%%%%%%%%%%%%%%%%%%%%%%%%%%%%%%%%%%%%%%%%%%%%%%%%%%%%%%%%%%%%%
%Vestiges from more expansive versions of code
%Output matrices from these sections should empty
%%%%%%%%%%%%%%%%%%%%%%%%%%%%%%%%%%%%%%%%%%%%%%%%%%%%%%%%%%%%%

iterationCount=1;

%%%%%%%%%%%%%%%%%%%%%%%%%%%%%%%%%%%%%%%%%%%%%%%%%%%%%%%%%%%%%%%%%%%%%%%%%%%%%%%%%
%Calculate current representations of p(x),p'(x),p''(x)
%Values associated with 1st node in system are undefined
%Value defaults to 0, but is never used in code
%%%%%%%%%%%%%%%%%%%%%%%%%%%%%%%%%%%%%%%%%%%%%%%%%%%%%%%%%%%%%%%%%%%%%%%%%%%%%%%%%
p_dist = cell(1,numIntervals);
pprime_dist =cell(1,numIntervals);
pdouble_dist =cell(1,numIntervals);

%%%%%%%%%%%%%%%%%%%%%%%%%%%%%%%%%%%%%%%%%%%%%%%%%%%%%%%%%%%%%%%%%%%%%%%%%%%%%%
%Finds functions in the interval to the left of the kth node
%Note: This implies that p(1), p'(1), p''(1) are undefined
%%%%%%%%%%%%%%%%%%%%%%%%%%%%%%%%%%%%%%%%%%%%%%%%%%%%%%%%%%%%%%%%%%%%%%%%%%%%%%
for index=1:numIntervals
p_dist{index}= px_v2(index+1,node,Cpjs,Dpjs,f1,f2,f3,f4);
pprime_dist{index}=px_v2(index+1,node,Cpjs,Dpjs,f1prime,f2prime,f3prime,f4prime);
pdouble_dist{index}=px_v2(index+1,node,Cpjs,Dpjs,f1primeprime,f2primeprime,f3primeprime,f4primeprime);
end

%%%%%%%%%%%%%%%%%%%%%%%%%%%%%%%%%%%%%%%%%%%%%%%%%%%%%%%%%%%%%%%%%%%%%%%%%%%%%%%%
%Fill matrix associated with n'(x) term
%%%%%%%%%%%%%%%%%%%%%%%%%%%%%%%%%%%%%%%%%%%%%%%%%%%%%%%%%%%%%%%%%%%%%%%%%%%%%%%%


%Front end coefficient for this matrix.  DOES NOT INCLUDE CONTRIBUTION FROM
%p(x) DISTRIBUTION.
     Cn2 = ksi*T*mun/q;

%  
  matrix2 = sparse(2*(numIntervals+1)-2,2*(numIntervals+1)-2);

%pprime_dist{k}(x)./p_dist{k}(x).*
for k = 1:numIntervals-2
	%%phi_righ*phi_right
	matrix2(2*k,2*k) = matrix2(2*k,2*k) + quad(@(x) pprime_dist{k+1}(x)./p_dist{k+1}(x),node(k+1),node(k+2),Error);
    
	%% phi_right*phi_left
	matrix2(2*k,2*(k+1)) = matrix2(2*k,2*(k+1)) + quad(@(x) pprime_dist{k+1}(x)./p_dist{k+1}(x),node(k+1),node(k+2),Error);

       
	%% phi_left*phi_right
	matrix2(2*(k+1),2*(k)) = matrix2(2*(k+1),2*(k)) + quad(@(x) pprime_dist{k+1}(x)./p_dist{k+1}(x),node(k+1),node(k+2),Error);

	%% phi_left*phi_left
	matrix2(2*(k+1),2*(k+1)) = matrix2(2*(k+1),2*(k+1)) + quad(@(x) pprime_dist{k+1}(x)./p_dist{k+1}(x),node(k+1),node(k+2),Error); 

    
    
	%% phi_right*psi_right
	matrix2(2*k,2*k+1) = matrix2(2*k,2*k+1) + quad(@(x) pprime_dist{k+1}(x)./p_dist{k+1}(x),node(k+1),node(k+2),Error);%

	%% phi_right*psi_left
	matrix2(2*k,2*(k+1)+1) = matrix2(2*k,2*(k+1)+1) + quad(@(x) pprime_dist{k+1}(x)./p_dist{k+1}(x),node(k+1),node(k+2),Error);

    
    
	%% phi_left*psi_right
	matrix2(2*(k+1),2*k+1) = matrix2(2*(k+1),2*k+1) + quad(@(x) pprime_dist{k+1}(x)./p_dist{k+1}(x),node(k+1),node(k+2),Error);

	%% phi_left*psi_left
	matrix2(2*(k+1),2*(k+1)+1) = matrix2(2*(k+1),2*(k+1)+1) + quad(@(x) pprime_dist{k+1}(x)./p_dist{k+1}(x),node(k+1),node(k+2),Error);%

    
    
    %psi_right*phi_right
    matrix2(2*k+1,2*k) = matrix2(2*k+1,2*k) + quad(@(x)  pprime_dist{k+1}(x)./p_dist{k+1}(x),node(k+1),node(k+2),Error);%
    
    %psi_right*phi_left
    matrix2(2*k+1,2*(k+1))=matrix2(2*k+1,2*(k+1)) + quad(@(x) pprime_dist{k+1}(x)./p_dist{k+1}(x),node(k+1),node(k+2),Error);
    
    
    
    %psi_left*phi_right
    matrix2(2*(k+1)+1,2*k)=matrix2(2*(k+1)+1,2*k) + quad(@(x) pprime_dist{k+1}(x)./p_dist{k+1}(x),node(k+1),node(k+2),Error);
    
    %psi_left*psi_left
    matrix2(2*(k+1)+1,2*(k+1))=matrix2(2*(k+1)+1,2*(k+1)) + quad(@(x) pprime_dist{k+1}(x)./p_dist{k+1}(x),node(k+1),node(k+2),Error);  %
    
    
    
	%% psi_right*psi_right
	matrix2(2*k+1,2*k+1) = matrix2(2*k+1,2*k+1) + quad(@(x) pprime_dist{k+1}(x)./p_dist{k+1}(x),node(k+1),node(k+2),Error);

	%% psi_right*psi_left
	matrix2(2*k+1,2*(k+1)+1) = matrix2(2*k+1,2*(k+1)+1) + quad(@(x) pprime_dist{k+1}(x)./p_dist{k+1}(x),node(k+1),node(k+2),Error);

    
    
	%% psi_left*psi_right
	matrix2(2*(k+1)+1,2*k+1) = matrix2(2*(k+1)+1,2*k+1) + quad(@(x) pprime_dist{k+1}(x)./p_dist{k+1}(x),node(k+1),node(k+2),Error);

	%% psi_left*psi_right
	matrix2(2*(k+1)+1,2*(k+1)+1) = matrix2(2*(k+1)+1,2*(k+1)+1) + quad(@(x) pprime_dist{k+1}(x)./p_dist{k+1}(x),node(k+1),node(k+2),Error);
end

%Handle 1st interval 'half case'
matrix2(1,1) = quad(@(x) pprime_dist{1}(x)./p_dist{1}(x),node(1),node(1)+dx,Error);
matrix2(1,2) = quad(@(x) pprime_dist{1}(x)./p_dist{1}(x),node(1),node(1)+dx,Error);
matrix2(1,3) = quad(@(x) pprime_dist{1}(x)./p_dist{1}(x),node(1),node(1)+dx,Error);
matrix2(2,1) = quad(@(x) pprime_dist{1}(x)./p_dist{1}(x),node(1),node(1)+dx,Error);
matrix2(3,1) = quad(@(x) pprime_dist{1}(x)./p_dist{1}(x),node(1),node(1)+dx,Error);

matrix2(2,2) = matrix2(2,2) + quad(@(x) pprime_dist{1}(x)./p_dist{1}(x),node(1),node(1)+dx,Error);
matrix2(2,3) = matrix2(2,3) + quad(@(x) pprime_dist{1}(x)./p_dist{1}(x),node(1),node(1)+dx,Error);
matrix2(3,2) = matrix2(3,2) + quad(@(x) pprime_dist{1}(x)./p_dist{1}(x),node(1),node(1)+dx,Error);
matrix2(3,3) = matrix2(3,3) + quad(@(x) pprime_dist{1}(x)./p_dist{1}(x),node(1),node(1)+dx,Error);

%Handle last interval 'half case'
matrix2(last,last) =   quad(@(x) pprime_dist{end-1}(x)./p_dist{end-1}(x),node(end)-dx,node(end),Error);
matrix2(last,last-2) = quad(@(x) pprime_dist{end-1}(x)./p_dist{end-1}(x),node(end)-dx,node(end),Error);
matrix2(last,last-1) = quad(@(x) pprime_dist{end-1}(x)./p_dist{end-1}(x),node(end)-dx,node(end),Error);
matrix2(last-2,last) = quad(@(x) pprime_dist{end-1}(x)./p_dist{end-1}(x),node(end)-dx,node(end),Error);
matrix2(last-1,last) = quad(@(x) pprime_dist{end-1}(x)./p_dist{end-1}(x),node(end)-dx,node(end),Error);

matrix2(last-2,last-2) = matrix2(last-2,last-2) + quad(@(x) pprime_dist{end-1}(x)./p_dist{end-1}(x),node(end)-dx,node(end),Error);
matrix2(last-2,last-1) = matrix2(last-2,last-1) + quad(@(x) pprime_dist{end-1}(x)./p_dist{end-1}(x),node(end)-dx,node(end),Error);
matrix2(last-1,last-2) = matrix2(last-1,last-2) + quad(@(x) pprime_dist{end-1}(x)./p_dist{end-1}(x),node(end)-dx,node(end),Error);
matrix2(last-1,last-1) = matrix2(last-1,last-1) + quad(@(x) pprime_dist{end-1}(x)./p_dist{end-1}(x),node(end)-dx,node(end),Error);   

   Matrix2Finaln = Cn2*matrix2;
  
  
% %%%%%%%%%%%%%%%%%%%%%%%%%%%%%%%%%%%%%%%%%%%%%%%%%%%%%%%%%%%%%%%%%%%%%%%%%%%%%%%%
% %End matrix of n'(x) term
% %%%%%%%%%%%%%%%%%%%%%%%%%%%%%%%%%%%%%%%%%%%%%%%%%%%%%%%%%%%%%%%%%%%%%%%%%%%%%%%%
% 
% 
% 
% 
% 
% %%%%%%%%%%%%%%%%%%%%%%%%%%%%%%%%%%%%%%%%%%%%%%%%%%%%%%%%%%%%%%%%%%%%%%%%%%%%%%%%
% %Fill matrix associated with n(x) term
% %%%%%%%%%%%%%%%%%%%%%%%%%%%%%%%%%%%%%%%%%%%%%%%%%%%%%%%%%%%%%%%%%%%%%%%%%%%%%%%%
% 
 matrix3 = sparse(2*(numIntervals+1)-2,2*(numIntervals+1)-2);


%(ksi.*T.*mun./q.*(pdouble_dist{k+1}(x)./p_dist{k+1}(x)-(pprime_dist{k+1}(x)./p_dist{k+1}(x)).^2)-1/taun).*

for k = 1:numIntervals-2
	%%phi_righ*phi_right
	matrix3(2*k,2*k) = matrix3(2*k,2*k) + quad(@(x) (ksi.*T.*mun./q.*(pdouble_dist{k+1}(x)./p_dist{k+1}(x)-(pprime_dist{k+1}(x)./p_dist{k+1}(x)).^2)-1/taun),node(k+1),node(k+2),Error);
    
	%% phi_right*phi_left
	matrix3(2*k,2*(k+1)) = matrix3(2*k,2*(k+1)) + quad(@(x) (ksi.*T.*mun./q.*(pdouble_dist{k+1}(x)./p_dist{k+1}(x)-(pprime_dist{k+1}(x)./p_dist{k+1}(x)).^2)-1/taun),node(k+1),node(k+2),Error);

       
	%% phi_left*phi_right
	matrix3(2*(k+1),2*(k)) = matrix3(2*(k+1),2*(k)) + quad(@(x) (ksi.*T.*mun./q.*(pdouble_dist{k+1}(x)./p_dist{k+1}(x)-(pprime_dist{k+1}(x)./p_dist{k+1}(x)).^2)-1/taun),node(k+1),node(k+2),Error);

	%% phi_left*phi_left
	matrix3(2*(k+1),2*(k+1)) = matrix3(2*(k+1),2*(k+1)) + quad(@(x) (ksi.*T.*mun./q.*(pdouble_dist{k+1}(x)./p_dist{k+1}(x)-(pprime_dist{k+1}(x)./p_dist{k+1}(x)).^2)-1/taun),node(k+1),node(k+2),Error); 

    
    
	%% phi_right*psi_right
	matrix3(2*k,2*k+1) = matrix3(2*k,2*k+1) + quad(@(x) (ksi.*T.*mun./q.*(pdouble_dist{k+1}(x)./p_dist{k+1}(x)-(pprime_dist{k+1}(x)./p_dist{k+1}(x)).^2)-1/taun),node(k+1),node(k+2),Error);%

	%% phi_right*psi_left
	matrix3(2*k,2*(k+1)+1) = matrix3(2*k,2*(k+1)+1) + quad(@(x) (ksi.*T.*mun./q.*(pdouble_dist{k+1}(x)./p_dist{k+1}(x)-(pprime_dist{k+1}(x)./p_dist{k+1}(x)).^2)-1/taun),node(k+1),node(k+2),Error);

    
    
	%% phi_left*psi_right
	matrix3(2*(k+1),2*k+1) = matrix3(2*(k+1),2*k+1) + quad(@(x) (ksi.*T.*mun./q.*(pdouble_dist{k+1}(x)./p_dist{k+1}(x)-(pprime_dist{k+1}(x)./p_dist{k+1}(x)).^2)-1/taun),node(k+1),node(k+2),Error);

	%% phi_left*psi_left
	matrix3(2*(k+1),2*(k+1)+1) = matrix3(2*(k+1),2*(k+1)+1) + quad(@(x) (ksi.*T.*mun./q.*(pdouble_dist{k+1}(x)./p_dist{k+1}(x)-(pprime_dist{k+1}(x)./p_dist{k+1}(x)).^2)-1/taun),node(k+1),node(k+2),Error);%

    
    
    %psi_right*phi_right
    matrix3(2*k+1,2*k) = matrix3(2*k+1,2*k) + quad(@(x)  (ksi.*T.*mun./q.*(pdouble_dist{k+1}(x)./p_dist{k+1}(x)-(pprime_dist{k+1}(x)./p_dist{k+1}(x)).^2)-1/taun),node(k+1),node(k+2),Error);%
    
    %psi_right*phi_left
    matrix3(2*k+1,2*(k+1))=matrix3(2*k+1,2*(k+1)) + quad(@(x) (ksi.*T.*mun./q.*(pdouble_dist{k+1}(x)./p_dist{k+1}(x)-(pprime_dist{k+1}(x)./p_dist{k+1}(x)).^2)-1/taun),node(k+1),node(k+2),Error);
    
    
    
    %psi_left*phi_right
    matrix3(2*(k+1)+1,2*k)=matrix3(2*(k+1)+1,2*k) + quad(@(x) (ksi.*T.*mun./q.*(pdouble_dist{k+1}(x)./p_dist{k+1}(x)-(pprime_dist{k+1}(x)./p_dist{k+1}(x)).^2)-1/taun),node(k+1),node(k+2),Error);
    
    %psi_left*psi_left
    matrix3(2*(k+1)+1,2*(k+1))=matrix3(2*(k+1)+1,2*(k+1)) + quad(@(x) (ksi.*T.*mun./q.*(pdouble_dist{k+1}(x)./p_dist{k+1}(x)-(pprime_dist{k+1}(x)./p_dist{k+1}(x)).^2)-1/taun),node(k+1),node(k+2),Error);  %
    
    
    
	%% psi_right*psi_right
	matrix3(2*k+1,2*k+1) = matrix3(2*k+1,2*k+1) + quad(@(x) (ksi.*T.*mun./q.*(pdouble_dist{k+1}(x)./p_dist{k+1}(x)-(pprime_dist{k+1}(x)./p_dist{k+1}(x)).^2)-1/taun),node(k+1),node(k+2),Error);

	%% psi_right*psi_left
	matrix3(2*k+1,2*(k+1)+1) = matrix3(2*k+1,2*(k+1)+1) + quad(@(x) (ksi.*T.*mun./q.*(pdouble_dist{k+1}(x)./p_dist{k+1}(x)-(pprime_dist{k+1}(x)./p_dist{k+1}(x)).^2)-1/taun),node(k+1),node(k+2),Error);

    
    
	%% psi_left*psi_right
	matrix3(2*(k+1)+1,2*k+1) = matrix3(2*(k+1)+1,2*k+1) + quad(@(x) (ksi.*T.*mun./q.*(pdouble_dist{k+1}(x)./p_dist{k+1}(x)-(pprime_dist{k+1}(x)./p_dist{k+1}(x)).^2)-1/taun),node(k+1),node(k+2),Error);

	%% psi_left*psi_right
	matrix3(2*(k+1)+1,2*(k+1)+1) = matrix3(2*(k+1)+1,2*(k+1)+1) + quad(@(x) (ksi.*T.*mun./q.*(pdouble_dist{k+1}(x)./p_dist{k+1}(x)-(pprime_dist{k+1}(x)./p_dist{k+1}(x)).^2)-1/taun),node(k+1),node(k+2),Error);
end


%Handle 1st interval 'half case'
matrix3(1,1) = quad(@(x)  (ksi.*T.*mun./q.*(pdouble_dist{1}(x)./p_dist{1}(x)-(pprime_dist{1}(x)./p_dist{1}(x)).^2)-1/taun),node(1),node(1)+dx,Error);
matrix3(1,2) = quad(@(x)  (ksi.*T.*mun./q.*(pdouble_dist{1}(x)./p_dist{1}(x)-(pprime_dist{1}(x)./p_dist{1}(x)).^2)-1/taun),node(1),node(1)+dx,Error);
matrix3(1,3) = quad(@(x)  (ksi.*T.*mun./q.*(pdouble_dist{1}(x)./p_dist{1}(x)-(pprime_dist{1}(x)./p_dist{1}(x)).^2)-1/taun),node(1),node(1)+dx,Error);
matrix3(2,1) = quad(@(x)  (ksi.*T.*mun./q.*(pdouble_dist{1}(x)./p_dist{1}(x)-(pprime_dist{1}(x)./p_dist{1}(x)).^2)-1/taun),node(1),node(1)+dx,Error);
matrix3(3,1) = quad(@(x)  (ksi.*T.*mun./q.*(pdouble_dist{1}(x)./p_dist{1}(x)-(pprime_dist{1}(x)./p_dist{1}(x)).^2)-1/taun),node(1),node(1)+dx,Error);

matrix3(2,2) = matrix3(2,2) + quad(@(x)  (ksi.*T.*mun./q.*(pdouble_dist{1}(x)./p_dist{1}(x)-(pprime_dist{1}(x)./p_dist{1}(x)).^2)-1/taun),node(1),node(1)+dx,Error);
matrix3(2,3) = matrix3(2,3) + quad(@(x)  (ksi.*T.*mun./q.*(pdouble_dist{1}(x)./p_dist{1}(x)-(pprime_dist{1}(x)./p_dist{1}(x)).^2)-1/taun),node(1),node(1)+dx,Error);
matrix3(3,2) = matrix3(3,2) + quad(@(x)  (ksi.*T.*mun./q.*(pdouble_dist{1}(x)./p_dist{1}(x)-(pprime_dist{1}(x)./p_dist{1}(x)).^2)-1/taun),node(1),node(1)+dx,Error);
matrix3(3,3) = matrix3(3,3) + quad(@(x)  (ksi.*T.*mun./q.*(pdouble_dist{1}(x)./p_dist{1}(x)-(pprime_dist{1}(x)./p_dist{1}(x)).^2)-1/taun),node(1),node(1)+dx,Error);

%Handle last interval 'half case'
matrix3(last,last) =   quad(@(x)  (ksi.*T.*mun./q.*(pdouble_dist{end-1}(x)./p_dist{end-1}(x)-(pprime_dist{end-1}(x)./p_dist{end-1}(x)).^2)-1/taun),node(end)-dx,node(end),Error);
matrix3(last,last-2) = quad(@(x)  (ksi.*T.*mun./q.*(pdouble_dist{end-1}(x)./p_dist{end-1}(x)-(pprime_dist{end-1}(x)./p_dist{end-1}(x)).^2)-1/taun),node(end)-dx,node(end),Error);
matrix3(last,last-1) = quad(@(x)  (ksi.*T.*mun./q.*(pdouble_dist{end-1}(x)./p_dist{end-1}(x)-(pprime_dist{end-1}(x)./p_dist{end-1}(x)).^2)-1/taun),node(end)-dx,node(end),Error);
matrix3(last-2,last) = quad(@(x)  (ksi.*T.*mun./q.*(pdouble_dist{end-1}(x)./p_dist{end-1}(x)-(pprime_dist{end-1}(x)./p_dist{end-1}(x)).^2)-1/taun),node(end)-dx,node(end),Error);
matrix3(last-1,last) = quad(@(x)  (ksi.*T.*mun./q.*(pdouble_dist{end-1}(x)./p_dist{end-1}(x)-(pprime_dist{end-1}(x)./p_dist{end-1}(x)).^2)-1/taun),node(end)-dx,node(end),Error);

matrix3(last-2,last-2) = matrix3(last-2,last-2) + quad(@(x)  (ksi.*T.*mun./q.*(pdouble_dist{end-1}(x)./p_dist{end-1}(x)-(pprime_dist{end-1}(x)./p_dist{end-1}(x)).^2)-1/taun),node(end)-dx,node(end),Error);
matrix3(last-2,last-1) = matrix3(last-2,last-1) + quad(@(x)  (ksi.*T.*mun./q.*(pdouble_dist{end-1}(x)./p_dist{end-1}(x)-(pprime_dist{end-1}(x)./p_dist{end-1}(x)).^2)-1/taun),node(end)-dx,node(end),Error);
matrix3(last-1,last-2) = matrix3(last-1,last-2) + quad(@(x)  (ksi.*T.*mun./q.*(pdouble_dist{end-1}(x)./p_dist{end-1}(x)-(pprime_dist{end-1}(x)./p_dist{end-1}(x)).^2)-1/taun),node(end)-dx,node(end),Error);
matrix3(last-1,last-1) = matrix3(last-1,last-1) + quad(@(x)  (ksi.*T.*mun./q.*(pdouble_dist{end-1}(x)./p_dist{end-1}(x)-(pprime_dist{end-1}(x)./p_dist{end-1}(x)).^2)-1/taun),node(end)-dx,node(end),Error);   


Matrix3Finaln = matrix3;
% %%%%%%%%%%%%%%%%%%%%%%%%%%%%%%%%%%%%%%%%%%%%%%%%%%%%%%%%%%%%%%%%%%%%%%%%%%%%%%%%
% %End matrix of n(x) term
% %%%%%%%%%%%%%%%%%%%%%%%%%%%%%%%%%%%%%%%%%%%%%%%%%%%%%%%%%%%%%%%%%%%%%%%%%%%%%%%%
% 
%Combine expressions from each portion for total matrix of LHS
LHSn = Matrix1Finaln +Matrix2Finaln +Matrix3Finaln;



%Solve simultaneous equations for basis function coefficients
Coeffsn = LHSn\RHSOutn;

%Collect Cj's in an array for display purposes
Cnjs = zeros(1,numIntervals+1);
Dnjs = zeros(1,numIntervals+1);

for index=2:length(Cnjs)-1
   Cnjs(1,index) = Coeffsn(2*index-2);
   Dnjs(1,index) = Coeffsn(2*index-1);
end

%%%%%%%%%%%%%%%%%%%%%%%%%%%%%%%%%%%%%%%%%%%%
%Add in BC values omitted from calcs
%%%%%%%%%%%%%%%%%%%%%%%%%%%%%%%%%%%%%%%%%%%%%
Cnjs(1,1) = Coeffsn(1);
Dnjs(1,1) = alphan*Coeffsn(1);
Cnjs(1,numIntervals+1) = Coeffsn(length(Coeffsn));
Dnjs(1,numIntervals+1) = betan*Coeffsn(length(Coeffsn));


fig4 = figure;
plot(indexn,Cnjs,indexn,nGuess(indexn));title('n(x) calculated');
saveas(fig4,strcat(filepath,'/n_calculated_iteration',num2str(iterationCount),'.jpg'))

fig6 = figure;
plot(indexn,Dnjs,indexn,nprime(indexn)),title('nprime calculated');
saveas(fig6,strcat(filepath,'/nprime_calculated_iteration',num2str(iterationCount),'.jpg'))


 save(strcat(filepath,'/','iteration',num2str(iterationCount),'.mat'))


%Displays runtime of m-file
time = cputime-t

%fig10 = figure;
%plot_together(InitialCnjs-Cnjs,InitialDnjs-Dnjs,totalLength,numIntervals)%,title('plot together');
%saveas(fig10,strcat(filepath,'/plot_together_iteration',num2str(iterationCount),'.jpg'))

temp1 = full(matrix1);
temp2 = full(matrix2);
temp3 = full(matrix3);
%Store variable values to be used later
save(strcat(filepath,'/',num2str(numIntervals),'terms.mat'))
